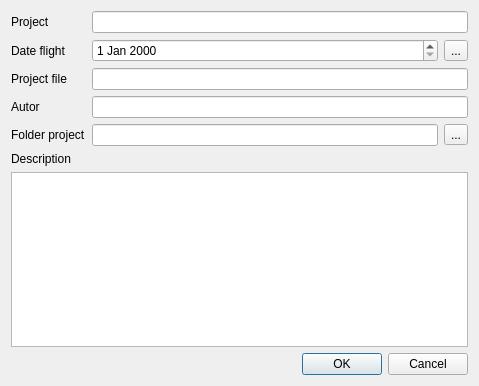
<?xml version="1.0" encoding="UTF-8"?>
<ui version="4.0">
 <class>NewProjectDialog</class>
 <widget class="QDialog" name="NewProjectDialog">
  <property name="geometry">
   <rect>
    <x>0</x>
    <y>0</y>
    <width>479</width>
    <height>386</height>
   </rect>
  </property>
  <property name="windowTitle">
   <string>Dialog</string>
  </property>
  <layout class="QVBoxLayout" name="verticalLayout_2">
   <item>
    <layout class="QGridLayout" name="gridLayout">
     <item row="0" column="0">
      <widget class="QLabel" name="labelProject">
       <property name="text">
        <string>Project</string>
       </property>
      </widget>
     </item>
     <item row="0" column="1" colspan="2">
      <widget class="QLineEdit" name="lineEditProject"/>
     </item>
     <item row="1" column="0">
      <widget class="QLabel" name="labelDateFlight">
       <property name="text">
        <string>Date flight</string>
       </property>
      </widget>
     </item>
     <item row="1" column="1">
      <widget class="QDateEdit" name="dateEditDateFlight">
       <property name="sizePolicy">
        <sizepolicy hsizetype="Expanding" vsizetype="Fixed">
         <horstretch>0</horstretch>
         <verstretch>0</verstretch>
        </sizepolicy>
       </property>
      </widget>
     </item>
     <item row="1" column="2">
      <widget class="QToolButton" name="toolButtonDateFlight">
       <property name="text">
        <string>...</string>
       </property>
      </widget>
     </item>
     <item row="2" column="0">
      <widget class="QLabel" name="labelProjectFile">
       <property name="text">
        <string>Project file</string>
       </property>
      </widget>
     </item>
     <item row="2" column="1" colspan="2">
      <widget class="QLineEdit" name="lineEditProjectFile"/>
     </item>
     <item row="3" column="0">
      <widget class="QLabel" name="labelAutor">
       <property name="text">
        <string>Autor</string>
       </property>
      </widget>
     </item>
     <item row="3" column="1" colspan="2">
      <widget class="QLineEdit" name="lineEditAutor"/>
     </item>
     <item row="4" column="0">
      <widget class="QLabel" name="labelFolderProject">
       <property name="text">
        <string>Folder project</string>
       </property>
      </widget>
     </item>
     <item row="4" column="1">
      <widget class="QLineEdit" name="lineEditFolderProject">
       <property name="readOnly">
        <bool>true</bool>
       </property>
      </widget>
     </item>
     <item row="4" column="2">
      <widget class="QToolButton" name="toolButtonFolderProject">
       <property name="text">
        <string>...</string>
       </property>
      </widget>
     </item>
    </layout>
   </item>
   <item>
    <layout class="QVBoxLayout" name="verticalLayout">
     <item>
      <widget class="QLabel" name="labelDescription">
       <property name="text">
        <string>Description</string>
       </property>
      </widget>
     </item>
     <item>
      <widget class="QTextEdit" name="textEditDescription"/>
     </item>
    </layout>
   </item>
   <item>
    <widget class="QDialogButtonBox" name="buttonBox">
     <property name="orientation">
      <enum>Qt::Horizontal</enum>
     </property>
     <property name="standardButtons">
      <set>QDialogButtonBox::Cancel|QDialogButtonBox::Ok</set>
     </property>
    </widget>
   </item>
  </layout>
  <zorder>buttonBox</zorder>
  <zorder>textEditDescription</zorder>
  <zorder>toolButtonFolderProject</zorder>
  <zorder>lineEditFolderProject</zorder>
  <zorder>labelFolderProject</zorder>
 </widget>
 <resources/>
 <connections>
  <connection>
   <sender>buttonBox</sender>
   <signal>accepted()</signal>
   <receiver>NewProjectDialog</receiver>
   <slot>accept()</slot>
   <hints>
    <hint type="sourcelabel">
     <x>248</x>
     <y>254</y>
    </hint>
    <hint type="destinationlabel">
     <x>157</x>
     <y>274</y>
    </hint>
   </hints>
  </connection>
  <connection>
   <sender>buttonBox</sender>
   <signal>rejected()</signal>
   <receiver>NewProjectDialog</receiver>
   <slot>reject()</slot>
   <hints>
    <hint type="sourcelabel">
     <x>316</x>
     <y>260</y>
    </hint>
    <hint type="destinationlabel">
     <x>286</x>
     <y>274</y>
    </hint>
   </hints>
  </connection>
 </connections>
</ui>
